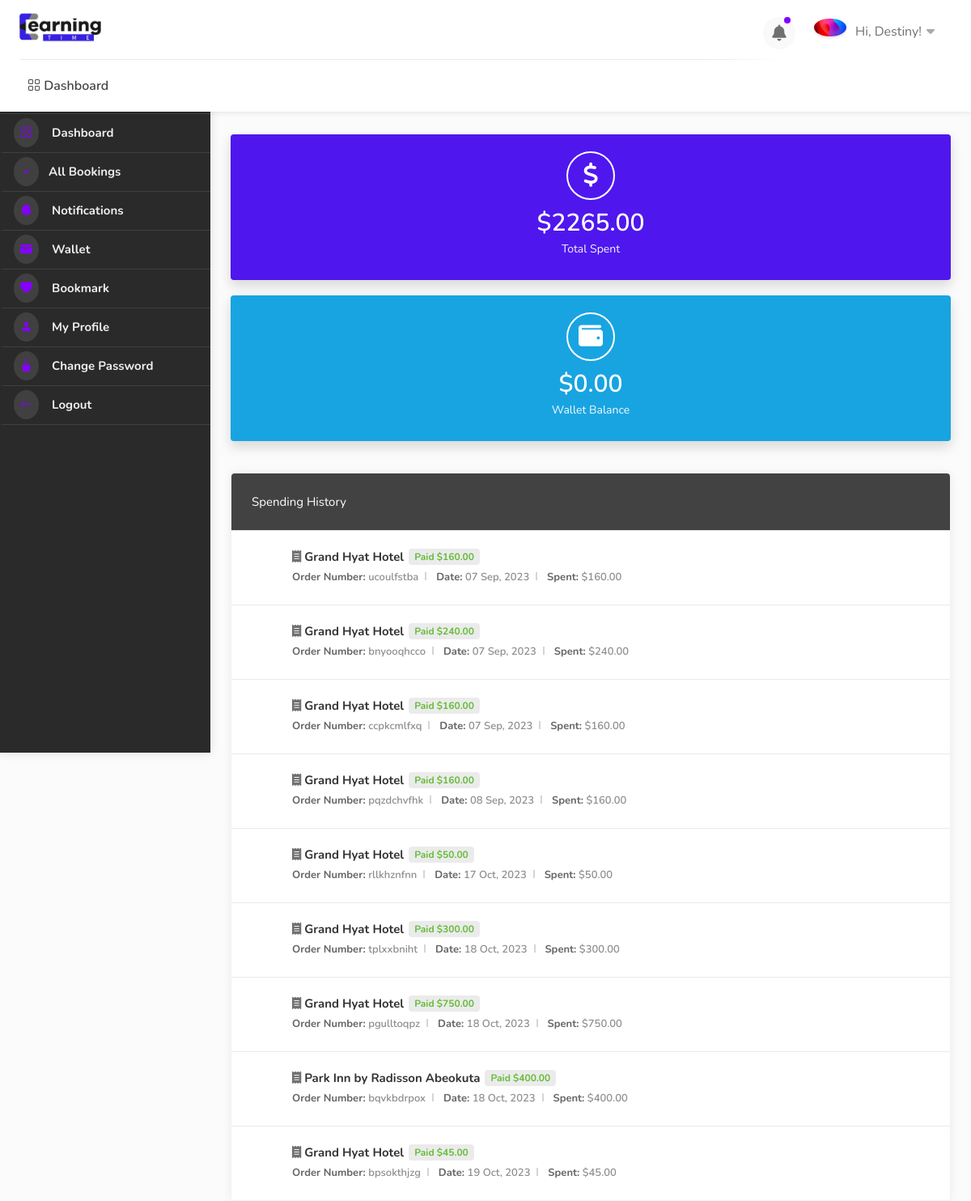
Page /hotel/dashboard/wallet/ (signed in) on the committed database.
### userauths/models.py (models this page shows, shortened)
class User(AbstractUser):
    full_name = models.CharField(max_length=1000, null=True, blank=True)
    username = models.CharField(max_length=100, null=True, blank=True)
    email = models.EmailField(unique=True)
    phone = models.CharField(max_length=100, null=True, blank=True)
    gender = models.CharField(max_length=100, choices=GENDER, null=True, blank=True)
    otp = models.CharField(max_length=100, null=True, blank=True)
    USERNAME_FIELD = "email"
    REQUIRED_FIELDS = ['username']

class Profile(models.Model):
    pid = ShortUUIDField(length=7, max_length=25, alphabet="abcdefghijklmnopqrstuvxyz123")
    image = models.ImageField(upload_to=user_directory_path, default="default.jpg", null=True, blank=True)
    user = models.OneToOneField(User, on_delete=models.CASCADE)
    full_name = models.CharField(max_length=1000, null=True, blank=True)
    phone = models.CharField(max_length=100, null=True, blank=True)
    gender = models.CharField(max_length=100, choices=GENDER, null=True, blank=True)
    country = models.CharField(max_length=100, null=True, blank=True)
    city = models.CharField(max_length=100, null=True, blank=True)
    state = models.CharField(max_length=100, null=True, blank=True)
    address = models.CharField(max_length=1000, null=True, blank=True)
    identity_type = models.CharField(choices=IDENTITY_TYPE, default="national_id_card", max_length=100, null=True, blank=True)
    identity_image = models.ImageField(upload_to=user_directory_path, default="id.jpg", null=True, blank=True)
    facebook = models.URLField(default="https://facebook.com/", null=True, blank=True)
    twitter = models.URLField(default="https://twitter.com/", null=True, blank=True)
    wallet = models.DecimalField(decimal_places=2, max_digits=12, default=0.00)
    verified = models.BooleanField(default=False)
    date = models.DateTimeField(auto_now_add=True, null=True, blank=True)
    class Meta:
        ordering = ["-date"]

### hotel/models.py (models this page shows, shortened)
class Booking(models.Model):
    user = models.ForeignKey(User, on_delete=models.SET_NULL, null=True, blank=True)
    payment_status = models.CharField(max_length=100, choices=PAYMENT_STATUS, default="initiated")
    full_name = models.CharField(max_length=1000, null=True, blank=True)
    email = models.EmailField(null=True, blank=True)
    phone = models.CharField(max_length=1000, null=True, blank=True)
    hotel = models.ForeignKey(Hotel, on_delete=models.SET_NULL, null=True)
    room_type = models.ForeignKey(RoomType, on_delete=models.SET_NULL, null=True)
    room = models.ManyToManyField(Room)
    before_discount = models.DecimalField(max_digits=12, decimal_places=2, default=0.00)
    total = models.DecimalField(max_digits=12, decimal_places=2, default=0.00)
    saved = models.DecimalField(max_digits=12, decimal_places=2, default=0.00)
    check_in_date = models.DateField()
    check_out_date = models.DateField()
    total_days = models.PositiveIntegerField(default=0)
    num_adults = models.PositiveIntegerField(default=1)
    num_children = models.PositiveIntegerField(default=0)
    checked_in = models.BooleanField(default=False)
    checked_out = models.BooleanField(default=False)
    is_active = models.BooleanField(default=True)
    checked_in_tracker = models.BooleanField(default=False, help_text="DO NOT CHECK THIS BOX")
    checked_out_tracker = models.BooleanField(default=False, help_text="DO NOT CHECK THIS BOX")
    date = models.DateTimeField(auto_now_add=True, null=True, blank=True)
    coupons = models.ManyToManyField("hotel.Coupon", blank=True)
    stripe_payment_intent = models.CharField(max_length=200,null=True, blank=True)
    success_id = ShortUUIDField(length=300, max_length=505, alphabet="abcdefghijklmnopqrstuvxyz1234567890")
    booking_id = ShortUUIDField(unique=True, length=10, max_length=20, alphabet="abcdefghijklmnopqrstuvxyz")

class Hotel(models.Model):
    user = models.ForeignKey(User, on_delete=models.CASCADE)
    name = models.CharField(max_length=100)
    description = CKEditor5Field(config_name='extends', null=True, blank=True)
    image = models.FileField(upload_to="hotel_gallery")
    address = models.CharField(max_length=200)
    mobile = models.CharField(max_length=20)
    email = models.CharField(max_length=20)
    status = models.CharField(choices=HOTEL_STATUS, max_length=10, default="published", null=True, blank=True)
    country = models.CharField(max_length=50, null=True, blank=True)
    tags = TaggableManager(blank=True)
    views = models.PositiveIntegerField(default=0)
    featured = models.BooleanField(default=False)
    hid = ShortUUIDField(unique=True, length=10, max_length=20, alphabet="abcdefghijklmnopqrstuvxyz")
    slug = models.SlugField(null=True, blank=True)
    date = models.DateTimeField(auto_now_add=True)
    def hotel_gallery(self):
        return HotelGallery.objects.filter(hotel=self)

### user_dashboard/views.py (the view)
# urls.py: path("wallet/", views.wallet, name="wallet"),
@login_required
def wallet(request):
    bookings = Booking.objects.filter(user=request.user, payment_status="paid")
    total_spent = Booking.objects.filter(user=request.user, payment_status="paid").aggregate(amount=models.Sum('total'))
    context = {
        "bookings":bookings,
        "total_spent":total_spent,
    }
    return render(request, "user_dashboard/wallet.html", context)

### hotel/context_processor.py (called while the page is built)
def default(request):
    if 'selection_data_obj' in request.session:
        total_selected_items = len(request.session['selection_data_obj'])
    else:
        total_selected_items = 0
    try:
        noti = Notification.objects.filter(user=request.user, seen=False)
    except:
        noti = None
    return {
        "total_selected_items": total_selected_items,
        "noti": noti,
    }

### templates/user_dashboard/wallet.html (shortened to what this page needs)
{% extends 'partials/dashboard_base.html' %}
{% load static %}
{% block content %}
    <div id="dashboard">
        {% include 'partials/dashboard_sidebar.html' %}
        <div class="utf_dashboard_content">
            <div class="row">
                <div class="col-lg-6 col-md-12 col-sm-12">
                    <div class="utf_dashboard_stat color-5">
                        <div class="utf_dashboard_stat_content">
                            <h4>${{total_spent.amount|floatformat:2}}</h4>
                            <span>Total Spent</span>
                        </div>
                        <div class="utf_dashboard_stat_icon"><i class="fas fa-dollar"></i></div>
                    </div>
                </div>
                <div class="col-lg-6 col-md-12 col-sm-12">
                    <div class="utf_dashboard_stat color-2">
                        <div class="utf_dashboard_stat_content">
                            <h4>${{request.user.profile.wallet|floatformat:2}}</h4>
                            <span>Wallet Balance</span>
                        </div>
                        <div class="utf_dashboard_stat_icon"><i class="fas fa-wallet"></i></div>
                    </div>
                </div>
            </div>
            <div class="row">
                <div class="col-lg-12 col-md-12">
                    <div class="utf_dashboard_list_box invoices with-icons margin-top-20">
                        <h4>Spending History</h4>
                        <ul>
                            {% for b in bookings %}
                                <li><i class="fas fa-receipt"></i> <strong>{{b.hotel.name}} <span class="paid">{{b.payment_status|title}} ${{ b.total|floatformat:2 }}</span></strong>
                                    <ul>
                                        <li><span>Order Number: </span> {{b.booking_id}}</li>
                                        <li><span>Date: </span> {{b.date|date:"d M, Y"}}</li>
                                        <li><span>Spent: </span> ${{ b.total|floatformat:2 }}</li>
                                    </ul>
                                </li>
                            {% endfor %}
                        </ul>
                    </div>
                </div>
            </div>
        </div>
    </div>
{% endblock content %}

### templates/partials/dashboard_base.html (shortened to what this page needs)
{% load static %}
<!DOCTYPE html>
<html lang="zxx">
<head>
    <link rel="stylesheet" href="{% static 'css/stylesheet.css' %}">
    <link rel="stylesheet" href="{% static 'css/mmenu.css' %}">
    <link rel="stylesheet" href="{% static 'css/perfect-scrollbar.css' %}">
    <link rel="stylesheet" href="{% static 'css/style.css' %}" id="colors">
    <link rel="stylesheet" href="https://cdn.jsdelivr.net/npm/bootstrap-icons@1.10.5/font/bootstrap-icons.css">
    <link rel="stylesheet" href="https://cdnjs.cloudflare.com/ajax/libs/font-awesome/4.7.0/css/font-awesome.css" />
    <link rel="stylesheet" href="https://cdnjs.cloudflare.com/ajax/libs/font-awesome/6.0.0/css/all.min.css" />
    <link rel="stylesheet" href="https://cdn.jsdelivr.net/npm/@mdi/font@7.2.96/css/materialdesignicons.min.css">
    <link href='https://unpkg.com/boxicons@2.1.4/css/boxicons.min.css' rel='stylesheet'>
    <link rel="stylesheet" href="https://cdn.jsdelivr.net/npm/remixicon-ligatures@2.5.0/fonts/remixicon.min.css">
    <link href="https://cdn.jsdelivr.net/npm/remixicon@2.2.0/fonts/remixicon.css" rel="stylesheet">
</head>
<body>
    <div id="main_wrapper">
        <header id="header_part" class="fixed fullwidth_block dashboard">
            <div id="header" class="not-sticky">
                <div class="container">
                    <div class="utf_left_side">
                        <div id="logo"> <a href="{% url 'dashboard:dashboard' %}"><img src="{% static 'images/logo.png' %}" alt=""></a> </div>
                        <nav id="navigation" class="style_one">
                            <ul id="responsive">
                                <li><a href="{% url 'dashboard:dashboard' %}"> <i class="bi bi-grid"></i> Dashboard</a></li>
                            </ul>
                        </nav>
                        <div class="clearfix"></div>
                    </div>
                    <div class="utf_right_side">
                        <div class="header_widget">
                            <div class="dashboard_header_button_item {% if noti %} has-noti {% endif %} js-item-menu">
                                <i class="fas fa-bell"></i>
                            </div>
                            <div class="utf_user_menu">
                                <div class="utf_user_name"><span><img src="{{request.user.profile.image.url}}" alt=""></span>Hi, {{request.user.username|title}}!</div>
                            </div>
                        </div>
                    </div>
                </div>
            </div>
        </header>
        {% block content %}
        {% endblock content %}
    </div>
</body>
</html>

### static/css/mmenu.css (style rules this page uses)
:root { --mm-line-height: 20px; --mm-listitem-size: 44px; --mm-navbar-size: 44px; --mm-offset-top: 0; --mm-offset-right: 0; --mm-offset-bottom: 0; --mm-offset-left: 0; --mm-color-border: rgba(0, 0, 0, 0.1); --mm-color-button: rgba(0, 0, 0, 0.3); --mm-color-text: rgba(0, 0, 0, 0.75); --mm-color-text-dimmed: rgba(0, 0, 0, 0.3); --mm-color-background: #f3f3f3; --mm-color-background-highlight: rgba(0, 0, 0, 0.05); --mm-color-background-emphasis: rgba(255, 255, 255, 0.4); --mm-shadow: 0 0 10px rgba(0, 0, 0, 0.3) }

### static/css/style.css (style rules this page uses)
body { color: #707070; font-size: 15px; line-height: 28px; background-color: #fff; }
body, h1, h2, h3, h4, h5, h6, input[type="text"], input[type="password"], input[type="email"], textarea, select, input[type="button"], input[type="submit"], button, #tiptip_content, .map-box p, .map-box div, .numerical-rating .utf_counter_star_rating, body .nav_responsive i.menu-trigger:after { font-family: 'Nunito', sans-serif; text-transform: none; }
h1, h2, h3, h4, h5, h6 { color: #323232; }
* { margin: 0px; padding: 0px; box-sizing: border-box; }
ul, li { margin: 0px; list-style-type: none; }

### rows in the picture
User: user.profile.image (picture), user.username "Destiny", user.profile.wallet "0.00"
Booking: hotel.name "Grand Hyat Hotel", payment_status "Paid", total "160.00", booking_id "ucoulfstba", date "07 Sep, 2023"
Booking: hotel.name "Grand Hyat Hotel", payment_status "Paid", total "240.00", booking_id "bnyooqhcco", date "07 Sep, 2023"
Booking: hotel.name "Grand Hyat Hotel", payment_status "Paid", total "160.00", booking_id "ccpkcmlfxq", date "07 Sep, 2023"
Booking: hotel.name "Grand Hyat Hotel", payment_status "Paid", total "160.00", booking_id "pqzdchvfhk", date "08 Sep, 2023"
Booking: hotel.name "Grand Hyat Hotel", payment_status "Paid", total "50.00", booking_id "rllkhznfnn", date "17 Oct, 2023"
Booking: hotel.name "Grand Hyat Hotel", payment_status "Paid", total "300.00", booking_id "tplxxbniht", date "18 Oct, 2023"
Booking: hotel.name "Grand Hyat Hotel", payment_status "Paid", total "750.00", booking_id "pgulltoqpz", date "18 Oct, 2023"
Booking: hotel.name "Park Inn by Radisson Abeokuta", payment_status "Paid", total "400.00", booking_id "bqvkbdrpox", date "18 Oct, 2023"
Booking: hotel.name "Grand Hyat Hotel", payment_status "Paid", total "45.00", booking_id "bpsokthjzg", date "19 Oct, 2023"

### other values in the picture
{{ total_spent.amount|floatformat:2 }} "2265.00"
